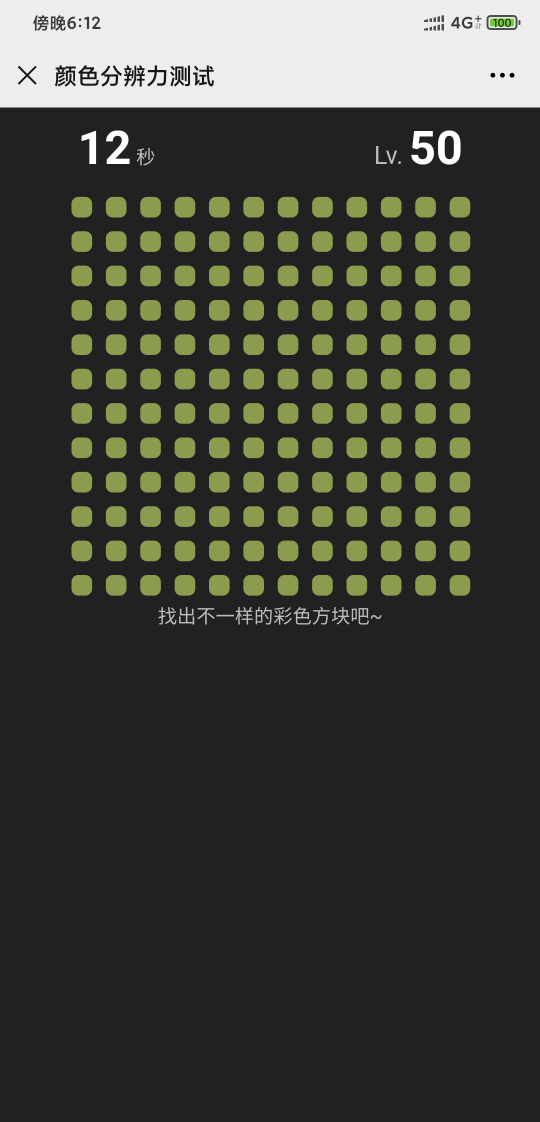
#> input picture test/shot/1.png, 1080 x 2244 px (shown at 1/2 size)
$ python -i play.py   (imports and definitions only)
#> lines starting #> are read from the running program, lines starting #| are printed output that depends on the picture; after the words box and inside, x2 and y2 are one past the last pixel; in counts of white or black regions, pixels touching at a corner belong together; long printed decimals are rounded
import subprocess
import cv2
import numpy as np

import os
from matplotlib import pyplot as plt
from collections import Counter

import numpy as np
import cv2


def compute_mean(img):
    per_image_rmean = []
    per_image_gmean = []
    per_image_bmean = []
    per_image_bmean.append(np.mean(img[:, :, 0]))
    per_image_gmean.append(np.mean(img[:, :, 1]))
    per_image_rmean.append(np.mean(img[:, :, 2]))
    R_mean = np.mean(per_image_rmean)
    G_mean = np.mean(per_image_gmean)
    B_mean = np.mean(per_image_bmean)
    return R_mean, G_mean, B_mean


def pull_screenshot(img_path, SCREENSHOT_WAY):
    if 1 <= SCREENSHOT_WAY <= 3:
        process = subprocess.Popen(
            'adb shell screencap -p',
            shell=True, stdout=subprocess.PIPE)
        binary_screenshot = process.stdout.read()
        if SCREENSHOT_WAY == 2:
            binary_screenshot = binary_screenshot.replace(b'\r\n', b'\n')
        elif SCREENSHOT_WAY == 1:
            binary_screenshot = binary_screenshot.replace(b'\r\r\n', b'\n')
        lenb = len(binary_screenshot)
        if lenb > 0:
            f = open(img_path, 'wb')
            f.write(binary_screenshot)
            f.close()
            return img_path
        else:
            print("error! no screenshot data!")
    elif SCREENSHOT_WAY == 0:
        screenshot_name = "screenshot.png"
        os.system('adb shell screencap -p /sdcard/{}'.format(screenshot_name))
        os.system('adb pull /sdcard/{} {}'.format(screenshot_name, img_path))


def is_dark(img, pic_path, pic):
    # 把图片转换为灰度图
    gray_img = cv2.cvtColor(img, cv2.COLOR_BGR2GRAY)
    # 获取灰度图矩阵的行数和列数
    r, c = gray_img.shape[:2];
    dark_sum = 0  # 偏暗的像素 初始化为0个
    dark_prop = 0  # 偏暗像素所占比例初始化为0
    piexs_sum = r * c  # 整个弧度图的像素个数为r*c

    # 遍历灰度图的所有像素
    for row in gray_img:
        for colum in row:
            if colum < 40:  # 人为设置的超参数,表示0~39的灰度值为暗
                dark_sum += 1
    dark_prop = dark_sum / (piexs_sum)
    print("dark_sum:" + str(dark_sum))
    print("piexs_sum:" + str(piexs_sum))
    print("dark_prop=dark_sum/piexs_sum:" + str(dark_prop))
    if dark_prop >= 0.6:  # 人为设置的超参数:表示若偏暗像素所占比例超过0.78,则这张图被认为整体环境黑暗的图片
        print(pic_path + " is dark!")
        return True
    else:
        print(pic_path + " is bright!")
        return False
    # hist(pic_path);  #若要查看图片的灰度值分布情况,可以这个注释解除


crop_x, crop_y, crop_w, crop_h = (60 * 2, 179 * 2, 850, 850)  # 手动定位出色块区域


def parse_color(file_name):
    img = cv2.imread(file_name)
    # x, y, w, h = (60 * 2, 179 * 2, 850, 850)
    crop = img[crop_y:crop_y + crop_h, crop_x:crop_x + crop_w]

    binary_img = cv2.cvtColor(crop, cv2.COLOR_BGR2GRAY)
    if is_dark(crop, file_name, ""):
        ret, binary_img = cv2.threshold(binary_img, 0, 255, cv2.THRESH_BINARY | cv2.THRESH_TRIANGLE)
    else:
        ret, binary_img = cv2.threshold(binary_img, 80, 255, cv2.THRESH_BINARY | cv2.THRESH_OTSU)
    # plt.imshow(binary_img)
    # plt.show()

    # 寻找轮廓
    h = cv2.findContours(binary_img, cv2.RETR_TREE, cv2.CHAIN_APPROX_SIMPLE)
    # 提取轮廓
    contours = h[0]
    # 打印返回值，这是一个元组
    # print(type(h))
    # 打印轮廓类型，这是个列表
    # print(type(h[1]))
    # 查看轮廓数量
    print(len(contours))

    # 画出轮廓：temp是白色幕布，contours是轮廓，-1表示全画，然后是颜色，厚度
    # cv2.drawContours(crop, contours, -1, (0, 255, 0), 1)
    fixed = 5
    mydict = {}
    mean_list = []
    for cnt in contours:
        x, y, w, h = cv2.boundingRect(cnt)
        _crop = crop[y + fixed:y + h - fixed, x + fixed:x + w - fixed]
        cur_mean = compute_mean(_crop)  # 计算每个小色块的颜色平均值
        mydict[cur_mean] = (x, y, w, h)  # 平均值做key，记录轮廓坐标，最后只会剩下两个值
        mean_list.append(cur_mean)  # 用于计算两个值的个数,个数为1的就是不同的
    print(mydict)
    # print(mean_list)
    count = Counter(mean_list)
    print(count)
    for key in count:
        if count[key] == 1:
            print(mydict[key])
            return mydict[key]
    #         cv2.rectangle(crop, (mydict[key][0], mydict[key][1]),
    #                       (mydict[key][0] + mydict[key][2], mydict[key][1] + mydict[key][3]), (255, 255, 255), 3)
    # plt.imshow(cv2.cvtColor(crop, cv2.COLOR_BGR2RGB))
    # plt.show()


def touch_pos(pos_x, pos_y):
    os.system('adb shell input tap ' + pos_x + " " + pos_y)


# [1 line that did not run here, left out]

# [2 lines not run here, left out]
# [7 lines of commented-out code are left out]

>>> result = parse_color('shot/1.png')
#> call 2 of parse_color, with file_name = 'shot/1.png'
#> in parse_color, img is the input picture: shape (2244, 1080, 3); mean B, G, R 56.9, 63.9, 62.4
#> in parse_color (call 2), `crop = img[crop_y:crop_y + crop_h, crop_x:crop_x + crop_w]`:
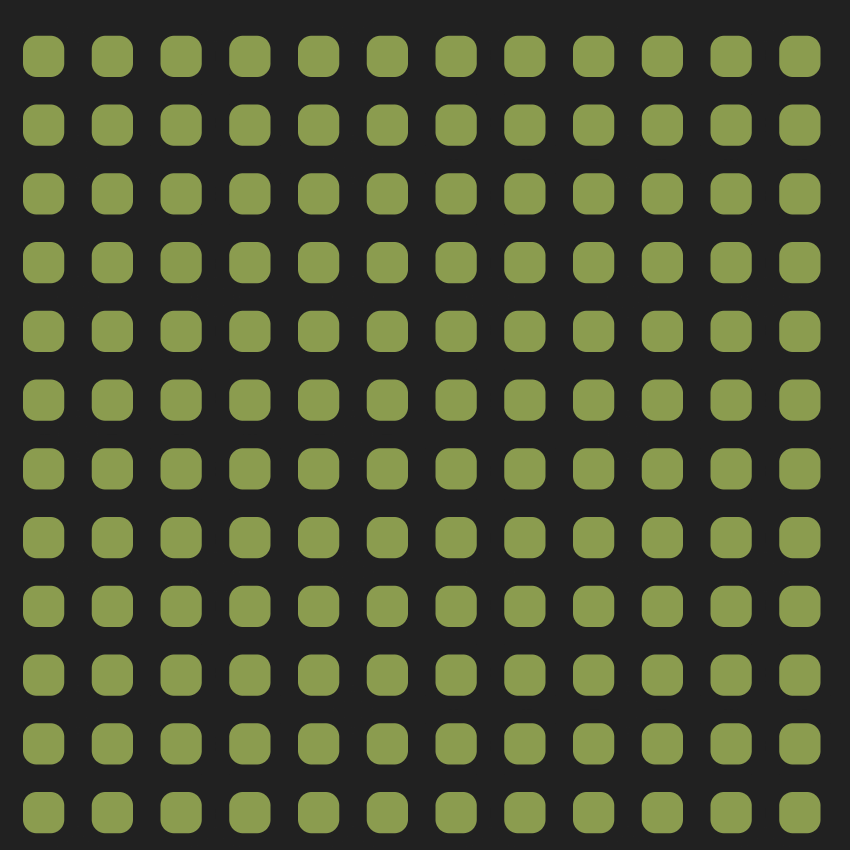
#> crop: shape (850, 850, 3); mean B, G, R 47.1, 70.7, 65.5
#> in parse_color (call 2), `binary_img = cv2.cvtColor(crop, cv2.COLOR_BGR2GRAY)`:
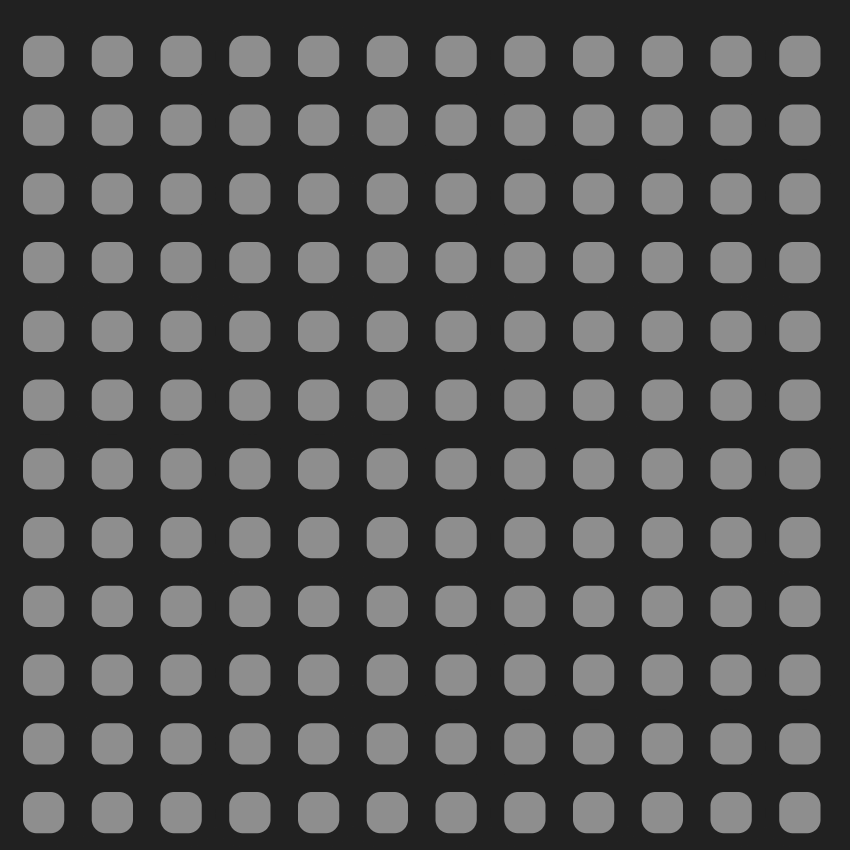
#> binary_img: shape (850, 850); min 32, max 142, mean 66.4
#> after the loop in is_dark, `for row in gray_img:`: dark_sum = 492316
#> in is_dark, `dark_prop = dark_sum / (piexs_sum)`: dark_prop = 0.681
#| dark_sum:492316
#| piexs_sum:722500
#| dark_prop=dark_sum/piexs_sum:0.6814
#> in parse_color (call 2), `ret, binary_img = cv2.threshold(binary_img, 0, 255, cv2.THRESH_BINARY ..`:
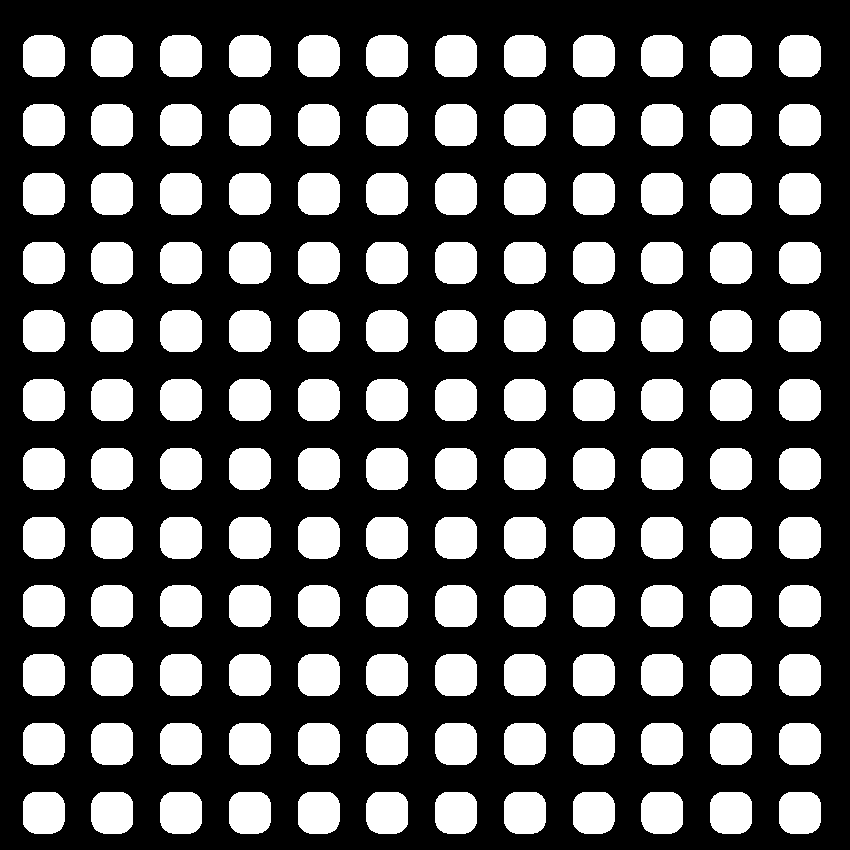
#> binary_img: shape (850, 850); 31.9% white; 144 white regions
#> in parse_color (call 2), `ret, binary_img = cv2.threshold(binary_img, 0, 255, cv2.THRESH_BINARY ..`: ret = 35
#> in parse_color (call 2), `h = cv2.findContours(binary_img, cv2.RETR_TREE, cv2.CHAIN_APPROX_SIMPLE)`: h = 144 contours; largest, box (x1, y1, x2, y2) and area: (779, 792, 821, 834) 1536, (710, 792, 752, 834) 1536, (504, 792, 546, 834) 1536, (435, 792, 477, 834) 1536, (229, 792, 271, 834) 1536
#> in parse_color (call 2), `contours = h[0]`: contours has the same summary as h
#| 144
#> the loop in parse_color (call 2), `for cnt in contours:` made 144 passes
#> (x, y) on passes 1 to 12: (779, 792), (710, 792), (641, 792), (573, 792), (504, 792), (435, 792), (366, 792), (298, 792), (229, 792), (160, 792), (91, 792), (23, 792)
#> pass 1, in parse_color (call 2), `_crop = crop[y + fixed:y + h - fixed, x + fixed:x + w - fixed]`:
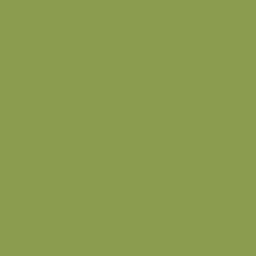
#> _crop: shape (32, 32, 3) (shown 8 times larger); mean B, G, R 79, 156, 139
#> after the loop in parse_color (call 2), `for cnt in contours:`: mean_list = 144 items, first 6: (139, 156, 79), (139, 156, 79), (139, 156, 79), (139, 156, 79), (139, 156, 79), (139, 156, 79); mydict = {(139, 156, 79): (23, 35, 42, 42), (137, 154, 77): (160, 242, 42, 42)}
#| {(139.0, 156.0, 79.0): (23, 35, 42, 42), (137.0, 154.0, 77.0): (160, 242, 42, 42)}
#> in parse_color (call 2), `count = Counter(mean_list)`: count = {(139, 156, 79): 143, (137, 154, 77): 1}
#| Counter({(139.0, 156.0, 79.0): 143, (137.0, 154.0, 77.0): 1})
#> the loop in parse_color, `for key in count:` made 2 passes
#| (160, 242, 42, 42)
#> result = (160, 242, 42, 42)
